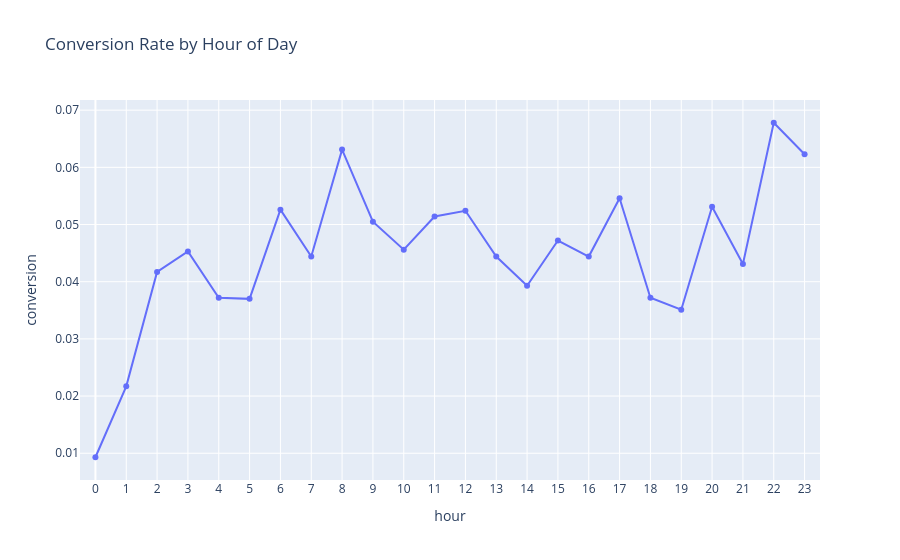
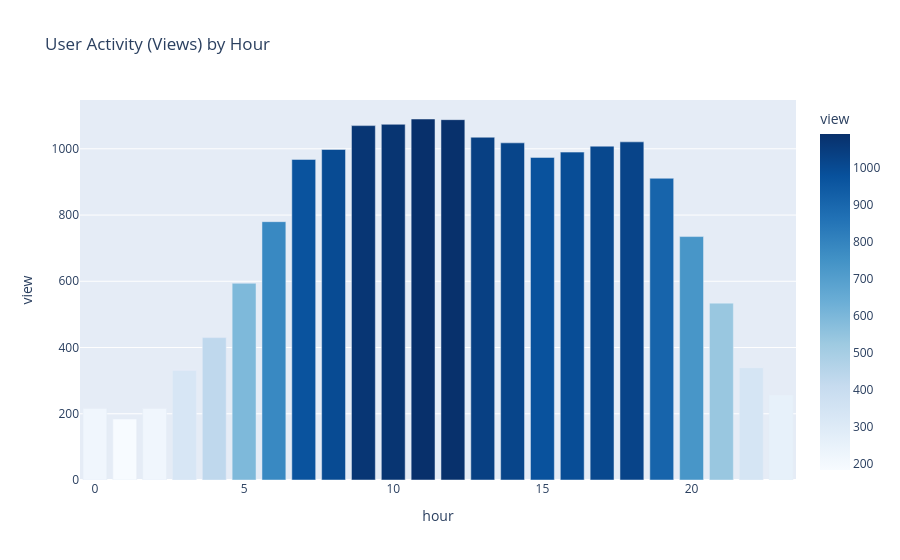

Notebook source saved alongside these figures, in order:
### Markdown cell above
## 6. Time Analysis — When Users Drop Off

### Code cell
# Hourly analysis
hour = df.groupby(['hour', 'event_type']).size().unstack(fill_value=0)
for col in ['view', 'cart', 'purchase']:
    if col not in hour.columns:
        hour[col] = 0
hour['conversion'] = (hour['purchase'] / hour['view']).round(4)

col1_fig = px.line(hour.reset_index(), x='hour', y='conversion',
                   title='Conversion Rate by Hour of Day',
                   markers=True)
col1_fig.update_layout(xaxis=dict(tickmode='linear', dtick=1, range=[-0.5, 23.5]))
col1_fig.show()

col2_fig = px.bar(hour.reset_index(), x='hour', y='view',
                  title='User Activity (Views) by Hour',
                  color='view', color_continuous_scale='blues')
col2_fig.show()

### Figure 1 — Plotly figure (JSON) as saved in the notebook; plotly's stock layout.template omitted (floating-point values rounded to 4 significant figures)
{"data": [{"hovertemplate": "hour=%{x}<br>conversion=%{y}<extra></extra>", "legendgroup": "", "line": {"color": "#636efa", "dash": "solid"}, "marker": {"symbol": "circle"}, "mode": "lines+markers", "name": "", "orientation": "v", "showlegend": false, "type": "scatter", "x": [0, 1, 2, 3, 4, 5, 6, 7, 8, 9, 10, 11, 12, 13, 14, 15, 16, 17, 18, 19, 20, 21, 22, 23], "xaxis": "x", "y": [0.0093, 0.0217, 0.0417, 0.0453, 0.0372, 0.037, 0.0526, 0.0444, 0.0631, 0.0505, 0.0456, 0.0514, 0.0524, 0.0444, 0.0393, 0.0472, 0.0444, 0.0546, 0.0372, 0.0351, 0.0531, 0.0431, 0.0678, 0.0623], "yaxis": "y"}], "layout": {"legend": {"tracegroupgap": 0}, "title": {"text": "Conversion Rate by Hour of Day"}, "xaxis": {"anchor": "y", "domain": [0, 1], "dtick": 1, "range": [-0.5, 23.5], "tickmode": "linear", "title": {"text": "hour"}}, "yaxis": {"anchor": "x", "domain": [0, 1], "title": {"text": "conversion"}}}}

### Figure 2 — Plotly figure (JSON) as saved in the notebook; plotly's stock layout.template omitted (floating-point values rounded to 4 significant figures)
{"data": [{"hovertemplate": "hour=%{x}<br>view=%{marker.color}<extra></extra>", "legendgroup": "", "marker": {"color": [216, 184, 216, 331, 430, 594, 780, 968, 998, 1070, 1074, 1090, 1088, 1035, 1018, 974, 990, 1008, 1021, 911, 735, 534, 339, 257], "coloraxis": "coloraxis", "pattern": {"shape": ""}}, "name": "", "orientation": "v", "showlegend": false, "textposition": "auto", "type": "bar", "x": [0, 1, 2, 3, 4, 5, 6, 7, 8, 9, 10, 11, 12, 13, 14, 15, 16, 17, 18, 19, 20, 21, 22, 23], "xaxis": "x", "y": [216, 184, 216, 331, 430, 594, 780, 968, 998, 1070, 1074, 1090, 1088, 1035, 1018, 974, 990, 1008, 1021, 911, 735, 534, 339, 257], "yaxis": "y"}], "layout": {"barmode": "relative", "coloraxis": {"colorbar": {"title": {"text": "view"}}, "colorscale": [[0, "rgb(247,251,255)"], [0.125, "rgb(222,235,247)"], [0.25, "rgb(198,219,239)"], [0.375, "rgb(158,202,225)"], [0.5, "rgb(107,174,214)"], [0.625, "rgb(66,146,198)"], [0.75, "rgb(33,113,181)"], [0.875, "rgb(8,81,156)"], [1, "rgb(8,48,107)"]]}, "legend": {"tracegroupgap": 0}, "title": {"text": "User Activity (Views) by Hour"}, "xaxis": {"anchor": "y", "domain": [0, 1], "title": {"text": "hour"}}, "yaxis": {"anchor": "x", "domain": [0, 1], "title": {"text": "view"}}}}
